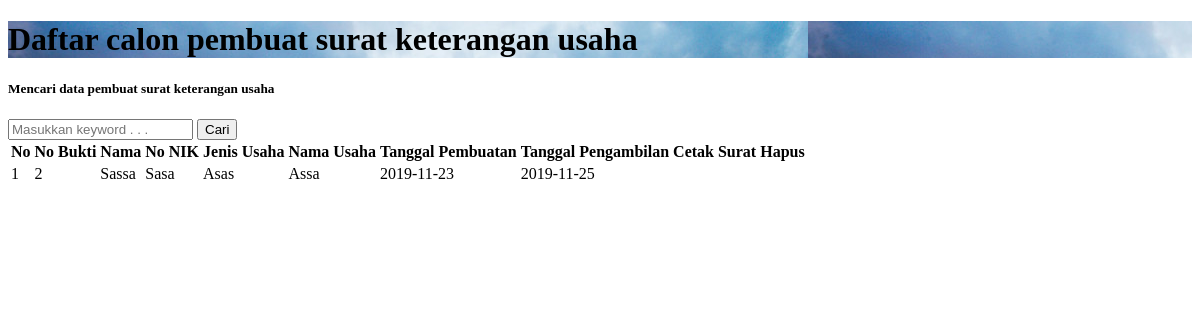
/pembuat_usaha.php, run on an earlier commit of the app's database.
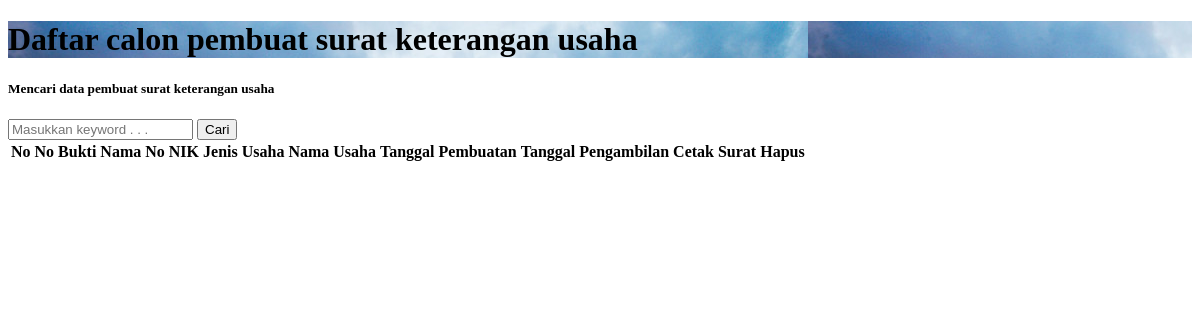
And on a later commit of the database.
### tables this page shows
CREATE TABLE `usaha` (
  `id` int(11) NOT NULL,
  `nama` varchar(300) NOT NULL,
  `tempat_lahir` varchar(100) NOT NULL,
  `tgl_lahir` date NOT NULL,
  `nik` varchar(50) NOT NULL,
  `jenis_kelamin` enum('L','P','','') NOT NULL,
  `agama` varchar(50) NOT NULL,
  `pekerjaan` varchar(100) NOT NULL,
  `rt` varchar(8) NOT NULL,
  `rw` varchar(8) NOT NULL,
  `desa` varchar(100) NOT NULL,
  `kecamatan` varchar(100) NOT NULL,
  `kabupaten` varchar(100) NOT NULL,
  `jenis_usaha` varchar(100) NOT NULL,
  `nama_usaha` varchar(300) NOT NULL,
  `keperluan` varchar(300) NOT NULL,
  `tgl_buat` date NOT NULL,
  `tgl_ambil` date NOT NULL
);

### functions.php (called while the page is built, shortened)
<?php
$conn = mysqli_connect("localhost", "root", "", "ta_web");
function query($query)
{
    global $conn;
    $result = mysqli_query($conn, $query);
    $rows = [];
    while ($row = mysqli_fetch_assoc($result)) {
        $rows[] = $row;
    }
    return $rows;
}

### pembuat_usaha.php (the view, shortened to what this page needs)
<?php
require 'functions.php';
$usaha = query("SELECT * FROM usaha ORDER BY id DESC");
?>
<!DOCTYPE html>
<html lang="en">
<head>
</head>
<body>
    <div class="inner-page">
        <div class="slider-item" style="background-image: url('images/bg_admin.jpg');">
            <div class="container">
                <div class="row slider-text align-items-center justify-content-center">
                    <div class="col-md-8 text-center col-sm-12 element-animate pt-5">
                        <h1 class="pt-5"><span>Daftar calon pembuat surat keterangan usaha</span></h1>
                    </div>
                </div>
            </div>
        </div>
    </div>
    <section class="section blog">
        <div class="container">
            <form action="" method="post">
                <div class="form-group row font-weight-bold text-uppercase">
                    <h5 class="col-sm-12">Mencari data pembuat surat keterangan usaha</h5>
                    <input type="text" class="col-sm-6" placeholder="Masukkan keyword . . ." name="keyword" id="keyword" autocomplete="off">
                    <button type="submit" class="col-sm-1 btn btn-success" name="cari">Cari</button>
                </div>
            </form>
            <table class="table table-bordered text-center">
                <thead class="thead-dark">
                    <tr class="text-center">
                        <th>No</th>
                        <th>No Bukti</th>
                        <th>Nama</th>
                        <th>No NIK</th>
                        <th>Jenis Usaha</th>
                        <th>Nama Usaha</th>
                        <th>Tanggal Pembuatan</th>
                        <th>Tanggal Pengambilan</th>
                        <th>Cetak Surat</th>
                        <th>Hapus</th>
                    </tr>
                </thead>
                <?php $i = 1; ?>
                <tbody>
                    <?php foreach ($usaha as $row) : ?>
                        <tr>
                            <td><?= $i; ?></td>
                            <td><?= $row["id"] ?></td>
                            <td><?= $row["nama"] ?></td>
                            <td><?= $row["nik"] ?></td>
                            <td><?= $row["jenis_usaha"] ?></td>
                            <td><?= $row["nama_usaha"] ?></td>
                            <td><?= $row["tgl_buat"] ?></td>
                            <td><?= $row["tgl_ambil"] ?></td>
                            <td><a href="cetak_usaha.php?id=<?= $row["id"]; ?>" target="_blank" i class="fas fa-print text-info fa-2x"></i></a></td>
                            <td><a href="hapus.php?id=<?= $row["id"]; ?>&hapus=usaha" onclick="return confirm('Mau dihapus ?')"><i class="fas fa-trash text-danger fa-2x"></i></a></td>
                        </tr>
                        <?php $i++; ?>
                    <?php endforeach; ?>
                </tbody>
            </table>
        </div>
    </section>
</body>
</html>

What changed in the data, as far as the page shows it:
removed usaha: id "2", nama "Sassa", nik "Sasa", jenis_usaha "Asas", nama_usaha "Assa", tgl_buat "2019-11-23", tgl_ambil "2019-11-25"
